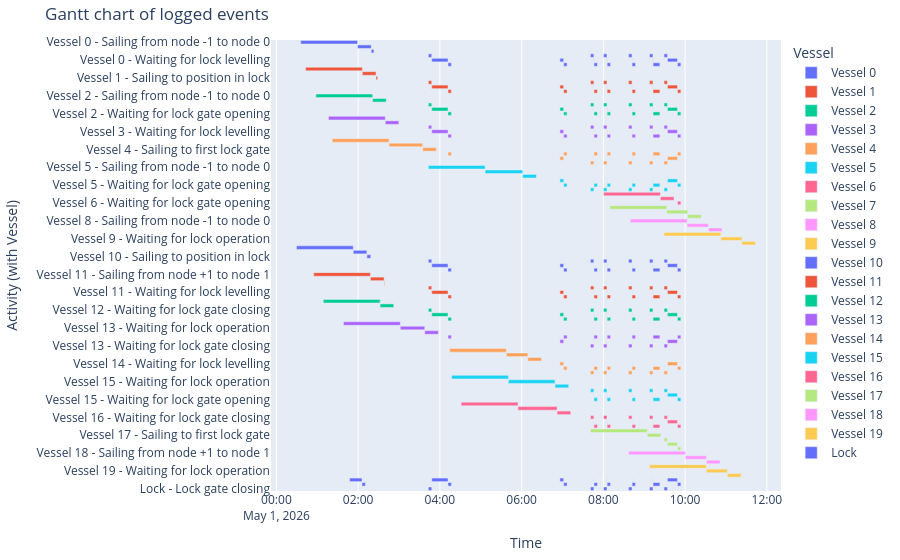

Notebook source saved alongside this figure:
### Markdown cell above
##### Gantt chart of event table
The Gantt chart becomes quite full

### Code cell
df_eventtable = logbook2eventtable([*vessels, lock_chamber])
fig = generate_vessel_gantt_chart(df_eventtable)

### Figure 1 — Plotly figure (JSON) as saved in the notebook; plotly's stock layout.template omitted (floating-point values rounded to 4 significant figures)
{"data": [{"base": ["2026-05-01T00:35:49.000000", "2026-05-01T01:59:09.000000", "2026-05-01T02:19:09.000000", "2026-05-01T03:43:02.000000", "2026-05-01T03:48:02.000000", "2026-05-01T04:11:52.000000", "2026-05-01T06:56:10.000000", "2026-05-01T07:01:40.000000", "2026-05-01T07:41:02.000000", "2026-05-01T07:46:02.000000", "2026-05-01T07:46:12.000000", "2026-05-01T08:00:20.000000", "2026-05-01T08:05:20.000000", "2026-05-01T08:05:30.000000", "2026-05-01T08:36:58.000000", "2026-05-01T08:41:58.000000", "2026-05-01T08:42:08.000000", "2026-05-01T09:07:44.000000", "2026-05-01T09:12:44.000000", "2026-05-01T09:12:54.000000", "2026-05-01T09:29:03.000000", "2026-05-01T09:34:03.000000", "2026-05-01T09:48:43.000000"], "hovertemplate": "object name=Vessel 0<br>start time=%{base}<br>stop time=%{x}<br>activity label=%{y}<extra></extra>", "legendgroup": "Vessel 0", "marker": {"color": "#636efa", "pattern": {"shape": ""}}, "name": "Vessel 0", "orientation": "h", "showlegend": true, "textposition": "auto", "type": "bar", "x": [5000000, 1200000, 243000, 300000, 1430000, 300000, 330000, 300000, 300000, 10000, 300000, 300000, 10000, 300000, 300000, 10000, 300000, 300000, 10000, 600000, 300000, 880000, 300000], "xaxis": "x", "y": ["Vessel 0 - Sailing from node -1 to node 0", "Vessel 0 - Sailing to first lock gate", "Vessel 0 - Sailing to position in lock", "Vessel 0 - Waiting for lock gate closing", "Vessel 0 - Waiting for lock levelling", "Vessel 0 - Waiting for lock gate opening", "Vessel 0 - Waiting for lock levelling", "Vessel 0 - Waiting for lock gate opening", "Vessel 0 - Waiting for lock gate closing", "Vessel 0 - Waiting for lock levelling", "Vessel 0 - Waiting for lock gate opening", "Vessel 0 - Waiting for lock gate closing", "Vessel 0 - Waiting for lock levelling", "Vessel 0 - Waiting for lock gate opening", "Vessel 0 - Waiting for lock gate closing", "Vessel 0 - Waiting for lock levelling", "Vessel 0 - Waiting for lock gate opening", "Vessel 0 - Waiting for lock gate closing", "Vessel 0 - Waiting for lock levelling", "Vessel 0 - Waiting for lock gate opening", "Vessel 0 - Waiting for lock gate closing", "Vessel 0 - Waiting for lock levelling", "Vessel 0 - Waiting for lock gate opening"], "yaxis": "y"}, {"base": ["2026-05-01T00:42:50.000000", "2026-05-01T02:06:10.000000", "2026-05-01T02:26:10.000000", "2026-05-01T03:43:02.000000", "2026-05-01T03:48:02.000000", "2026-05-01T04:11:52.000000", "2026-05-01T06:56:10.000000", "2026-05-01T07:01:40.000000", "2026-05-01T07:41:02.000000", "2026-05-01T07:46:02.000000", "2026-05-01T07:46:12.000000", "2026-05-01T08:00:20.000000", "2026-05-01T08:05:20.000000", "2026-05-01T08:05:30.000000", "2026-05-01T08:36:58.000000", "2026-05-01T08:41:58.000000", "2026-05-01T08:42:08.000000", "2026-05-01T09:07:44.000000", "2026-05-01T09:12:44.000000", "2026-05-01T09:12:54.000000", "2026-05-01T09:29:03.000000", "2026-05-01T09:34:03.000000", "2026-05-01T09:48:43.000000"], "hovertemplate": "object name=Vessel 1<br>start time=%{base}<br>stop time=%{x}<br>activity label=%{y}<extra></extra>", "legendgroup": "Vessel 1", "marker": {"color": "#EF553B", "pattern": {"shape": ""}}, "name": "Vessel 1", "orientation": "h", "showlegend": true, "textposition": "auto", "type": "bar", "x": [5000000, 1200000, 146000, 300000, 1430000, 300000, 330000, 300000, 300000, 10000, 300000, 300000, 10000, 300000, 300000, 10000, 300000, 300000, 10000, 600000, 300000, 880000, 300000], "xaxis": "x", "y": ["Vessel 1 - Sailing from node -1 to node 0", "Vessel 1 - Sailing to first lock gate", "Vessel 1 - Sailing to position in lock", "Vessel 1 - Waiting for lock gate closing", "Vessel 1 - Waiting for lock levelling", "Vessel 1 - Waiting for lock gate opening", "Vessel 1 - Waiting for lock levelling", "Vessel 1 - Waiting for lock gate opening", "Vessel 1 - Waiting for lock gate closing", "Vessel 1 - Waiting for lock levelling", "Vessel 1 - Waiting for lock gate opening", "Vessel 1 - Waiting for lock gate closing", "Vessel 1 - Waiting for lock levelling", "Vessel 1 - Waiting for lock gate opening", "Vessel 1 - Waiting for lock gate closing", "Vessel 1 - Waiting for lock levelling", "Vessel 1 - Waiting for lock gate opening", "Vessel 1 - Waiting for lock gate closing", "Vessel 1 - Waiting for lock levelling", "Vessel 1 - Waiting for lock gate opening", "Vessel 1 - Waiting for lock gate closing", "Vessel 1 - Waiting for lock levelling", "Vessel 1 - Waiting for lock gate opening"], "yaxis": "y"}, {"base": ["2026-05-01T00:57:57.000000", "2026-05-01T02:21:17.000000", "2026-05-01T03:43:02.000000", "2026-05-01T03:48:02.000000", "2026-05-01T04:11:52.000000", "2026-05-01T06:56:10.000000", "2026-05-01T07:01:40.000000", "2026-05-01T07:41:02.000000", "2026-05-01T07:46:02.000000", "2026-05-01T07:46:12.000000", "2026-05-01T08:00:20.000000", "2026-05-01T08:05:20.000000", "2026-05-01T08:05:30.000000", "2026-05-01T08:36:58.000000", "2026-05-01T08:41:58.000000", "2026-05-01T08:42:08.000000", "2026-05-01T09:07:44.000000", "2026-05-01T09:12:44.000000", "2026-05-01T09:12:54.000000", "2026-05-01T09:29:03.000000", "2026-05-01T09:34:03.000000", "2026-05-01T09:48:43.000000"], "hovertemplate": "object name=Vessel 2<br>start time=%{base}<br>stop time=%{x}<br>activity label=%{y}<extra></extra>", "legendgroup": "Vessel 2", "marker": {"color": "#00cc96", "pattern": {"shape": ""}}, "name": "Vessel 2", "orientation": "h", "showlegend": true, "textposition": "auto", "type": "bar", "x": [5000000, 1200000, 300000, 1430000, 300000, 330000, 300000, 300000, 10000, 300000, 300000, 10000, 300000, 300000, 10000, 300000, 300000, 10000, 600000, 300000, 880000, 300000], "xaxis": "x", "y": ["Vessel 2 - Sailing from node -1 to node 0", "Vessel 2 - Sailing to first lock gate", "Vessel 2 - Waiting for lock gate closing", "Vessel 2 - Waiting for lock levelling", "Vessel 2 - Waiting for lock gate opening", "Vessel 2 - Waiting for lock levelling", "Vessel 2 - Waiting for lock gate opening", "Vessel 2 - Waiting for lock gate closing", "Vessel 2 - Waiting for lock levelling", "Vessel 2 - Waiting for lock gate opening", "Vessel 2 - Waiting for lock gate closing", "Vessel 2 - Waiting for lock levelling", "Vessel 2 - Waiting for lock gate opening", "Vessel 2 - Waiting for lock gate closing", "Vessel 2 - Waiting for lock levelling", "Vessel 2 - Waiting for lock gate opening", "Vessel 2 - Waiting for lock gate closing", "Vessel 2 - Waiting for lock levelling", "Vessel 2 - Waiting for lock gate opening", "Vessel 2 - Waiting for lock gate closing", "Vessel 2 - Waiting for lock levelling", "Vessel 2 - Waiting for lock gate opening"], "yaxis": "y"}, {"base": ["2026-05-01T01:16:26.000000", "2026-05-01T02:39:46.000000", "2026-05-01T03:43:02.000000", "2026-05-01T03:48:02.000000", "2026-05-01T04:11:52.000000", "2026-05-01T06:56:10.000000", "2026-05-01T07:01:40.000000", "2026-05-01T07:41:02.000000", "2026-05-01T07:46:02.000000", "2026-05-01T07:46:12.000000", "2026-05-01T08:00:20.000000", "2026-05-01T08:05:20.000000", "2026-05-01T08:05:30.000000", "2026-05-01T08:36:58.000000", "2026-05-01T08:41:58.000000", "2026-05-01T08:42:08.000000", "2026-05-01T09:07:44.000000", "2026-05-01T09:12:44.000000", "2026-05-01T09:12:54.000000", "2026-05-01T09:29:03.000000", "2026-05-01T09:34:03.000000", "2026-05-01T09:48:43.000000"], "hovertemplate": "object name=Vessel 3<br>start time=%{base}<br>stop time=%{x}<br>activity label=%{y}<extra></extra>", "legendgroup": "Vessel 3", "marker": {"color": "#ab63fa", "pattern": {"shape": ""}}, "name": "Vessel 3", "orientation": "h", "showlegend": true, "textposition": "auto", "type": "bar", "x": [5000000, 1200000, 300000, 1430000, 300000, 330000, 300000, 300000, 10000, 300000, 300000, 10000, 300000, 300000, 10000, 300000, 300000, 10000, 600000, 300000, 880000, 300000], "xaxis": "x", "y": ["Vessel 3 - Sailing from node -1 to node 0", "Vessel 3 - Sailing to first lock gate", "Vessel 3 - Waiting for lock gate closing", "Vessel 3 - Waiting for lock levelling", "Vessel 3 - Waiting for lock gate opening", "Vessel 3 - Waiting for lock levelling", "Vessel 3 - Waiting for lock gate opening", "Vessel 3 - Waiting for lock gate closing", "Vessel 3 - Waiting for lock levelling", "Vessel 3 - Waiting for lock gate opening", "Vessel 3 - Waiting for lock gate closing", "Vessel 3 - Waiting for lock levelling", "Vessel 3 - Waiting for lock gate opening", "Vessel 3 - Waiting for lock gate closing", "Vessel 3 - Waiting for lock levelling", "Vessel 3 - Waiting for lock gate opening", "Vessel 3 - Waiting for lock gate closing", "Vessel 3 - Waiting for lock levelling", "Vessel 3 - Waiting for lock gate opening", "Vessel 3 - Waiting for lock gate closing", "Vessel 3 - Waiting for lock levelling", "Vessel 3 - Waiting for lock gate opening"], "yaxis": "y"}, {"base": ["2026-05-01T01:21:56.000000", "2026-05-01T02:45:16.000000", "2026-05-01T03:34:46.000000", "2026-05-01T04:11:52.000000", "2026-05-01T06:56:10.000000", "2026-05-01T07:01:40.000000", "2026-05-01T07:41:02.000000", "2026-05-01T07:46:02.000000", "2026-05-01T07:46:12.000000", "2026-05-01T08:00:20.000000", "2026-05-01T08:05:20.000000", "2026-05-01T08:05:30.000000", "2026-05-01T08:36:58.000000", "2026-05-01T08:41:58.000000", "2026-05-01T08:42:08.000000", "2026-05-01T09:07:44.000000", "2026-05-01T09:12:44.000000", "2026-05-01T09:12:54.000000", "2026-05-01T09:29:03.000000", "2026-05-01T09:34:03.000000", "2026-05-01T09:48:43.000000"], "hovertemplate": "object name=Vessel 4<br>start time=%{base}<br>stop time=%{x}<br>activity label=%{y}<extra></extra>", "legendgroup": "Vessel 4", "marker": {"color": "#FFA15A", "pattern": {"shape": ""}}, "name": "Vessel 4", "orientation": "h", "showlegend": true, "textposition": "auto", "type": "bar", "x": [5000000, 2970000, 1200000, 300000, 330000, 300000, 300000, 10000, 300000, 300000, 10000, 300000, 300000, 10000, 300000, 300000, 10000, 600000, 300000, 880000, 300000], "xaxis": "x", "y": ["Vessel 4 - Sailing from node -1 to node 0", "Vessel 4 - Waiting for lock operation", "Vessel 4 - Sailing to first lock gate", "Vessel 4 - Waiting for lock gate opening", "Vessel 4 - Waiting for lock levelling", "Vessel 4 - Waiting for lock gate opening", "Vessel 4 - Waiting for lock gate closing", "Vessel 4 - Waiting for lock levelling", "Vessel 4 - Waiting for lock gate opening", "Vessel 4 - Waiting for lock gate closing", "Vessel 4 - Waiting for lock levelling", "Vessel 4 - Waiting for lock gate opening", "Vessel 4 - Waiting for lock gate closing", "Vessel 4 - Waiting for lock levelling", "Vessel 4 - Waiting for lock gate opening", "Vessel 4 - Waiting for lock gate closing", "Vessel 4 - Waiting for lock levelling", "Vessel 4 - Waiting for lock gate opening", "Vessel 4 - Waiting for lock gate closing", "Vessel 4 - Waiting for lock levelling", "Vessel 4 - Waiting for lock gate opening"], "yaxis": "y"}, {"base": ["2026-05-01T03:43:02.000000", "2026-05-01T05:06:22.000000", "2026-05-01T06:01:33.000000", "2026-05-01T06:56:10.000000", "2026-05-01T07:01:40.000000", "2026-05-01T07:41:02.000000", "2026-05-01T07:46:02.000000", "2026-05-01T07:46:12.000000", "2026-05-01T08:00:20.000000", "2026-05-01T08:05:20.000000", "2026-05-01T08:05:30.000000", "2026-05-01T08:36:58.000000", "2026-05-01T08:41:58.000000", "2026-05-01T08:42:08.000000", "2026-05-01T09:07:44.000000", "2026-05-01T09:12:44.000000", "2026-05-01T09:12:54.000000", "2026-05-01T09:29:03.000000", "2026-05-01T09:34:03.000000", "2026-05-01T09:48:43.000000"], "hovertemplate": "object name=Vessel 5<br>start time=%{base}<br>stop time=%{x}<br>activity label=%{y}<extra></extra>", "legendgroup": "Vessel 5", "marker": {"color": "#19d3f3", "pattern": {"shape": ""}}, "name": "Vessel 5", "orientation": "h", "showlegend": true, "textposition": "auto", "type": "bar", "x": [5000000, 3311000, 1200000, 330000, 300000, 300000, 10000, 300000, 300000, 10000, 300000, 300000, 10000, 300000, 300000, 10000, 600000, 300000, 880000, 300000], "xaxis": "x", "y": ["Vessel 5 - Sailing from node -1 to node 0", "Vessel 5 - Waiting for lock operation", "Vessel 5 - Sailing to first lock gate", "Vessel 5 - Waiting for lock levelling", "Vessel 5 - Waiting for lock gate opening", "Vessel 5 - Waiting for lock gate closing", "Vessel 5 - Waiting for lock levelling", "Vessel 5 - Waiting for lock gate opening", "Vessel 5 - Waiting for lock gate closing", "Vessel 5 - Waiting for lock levelling", "Vessel 5 - Waiting for lock gate opening", "Vessel 5 - Waiting for lock gate closing", "Vessel 5 - Waiting for lock levelling", "Vessel 5 - Waiting for lock gate opening", "Vessel 5 - Waiting for lock gate closing", "Vessel 5 - Waiting for lock levelling", "Vessel 5 - Waiting for lock gate opening", "Vessel 5 - Waiting for lock gate closing", "Vessel 5 - Waiting for lock levelling", "Vessel 5 - Waiting for lock gate opening"], "yaxis": "y"}, {"base": ["2026-05-01T08:00:20.000000", "2026-05-01T09:23:40.000000", "2026-05-01T09:48:43.000000"], "hovertemplate": "object name=Vessel 6<br>start time=%{base}<br>stop time=%{x}<br>activity label=%{y}<extra></extra>", "legendgroup": "Vessel 6", "marker": {"color": "#FF6692", "pattern": {"shape": ""}}, "name": "Vessel 6", "orientation": "h", "showlegend": true, "textposition": "auto", "type": "bar", "x": [5000000, 1200000, 300000], "xaxis": "x", "y": ["Vessel 6 - Sailing from node -1 to node 0", "Vessel 6 - Sailing to first lock gate", "Vessel 6 - Waiting for lock gate opening"], "yaxis": "y"}, {"base": ["2026-05-01T08:09:37.000000", "2026-05-01T09:32:57.000000", "2026-05-01T10:03:51.000000"], "hovertemplate": "object name=Vessel 7<br>start time=%{base}<br>stop time=%{x}<br>activity label=%{y}<extra></extra>", "legendgroup": "Vessel 7", "marker": {"color": "#B6E880", "pattern": {"shape": ""}}, "name": "Vessel 7", "orientation": "h", "showlegend": true, "textposition": "auto", "type": "bar", "x": [5000000, 1854000, 1200000], "xaxis": "x", "y": ["Vessel 7 - Sailing from node -1 to node 0", "Vessel 7 - Waiting for lock operation", "Vessel 7 - Sailing to first lock gate"], "yaxis": "y"}, {"base": ["2026-05-01T08:39:29.000000", "2026-05-01T10:02:49.000000", "2026-05-01T10:34:11.000000"], "hovertemplate": "object name=Vessel 8<br>start time=%{base}<br>stop time=%{x}<br>activity label=%{y}<extra></extra>", "legendgroup": "Vessel 8", "marker": {"color": "#FF97FF", "pattern": {"shape": ""}}, "name": "Vessel 8", "orientation": "h", "showlegend": true, "textposition": "auto", "type": "bar", "x": [5000000, 1882000, 1200000], "xaxis": "x", "y": ["Vessel 8 - Sailing from node -1 to node 0", "Vessel 8 - Waiting for lock operation", "Vessel 8 - Sailing to first lock gate"], "yaxis": "y"}, {"base": ["2026-05-01T09:29:03.000000", "2026-05-01T10:52:23.000000", "2026-05-01T11:23:17.000000"], "hovertemplate": "object name=Vessel 9<br>start time=%{base}<br>stop time=%{x}<br>activity label=%{y}<extra></extra>", "legendgroup": "Vessel 9", "marker": {"color": "#FECB52", "pattern": {"shape": ""}}, "name": "Vessel 9", "orientation": "h", "showlegend": true, "textposition": "auto", "type": "bar", "x": [5000000, 1854000, 1200000], "xaxis": "x", "y": ["Vessel 9 - Sailing from node -1 to node 0", "Vessel 9 - Waiting for lock operation", "Vessel 9 - Sailing to first lock gate"], "yaxis": "y"}, {"base": ["2026-05-01T00:29:29.000000", "2026-05-01T01:52:49.000000", "2026-05-01T02:12:49.000000", "2026-05-01T03:43:02.000000", "2026-05-01T03:48:02.000000", "2026-05-01T04:11:52.000000", "2026-05-01T06:56:10.000000", "2026-05-01T07:01:40.000000", "2026-05-01T07:41:02.000000", "2026-05-01T07:46:02.000000", "2026-05-01T07:46:12.000000", "2026-05-01T08:00:20.000000", "2026-05-01T08:05:20.000000", "2026-05-01T08:05:30.000000", "2026-05-01T08:36:58.000000", "2026-05-01T08:41:58.000000", "2026-05-01T08:42:08.000000", "2026-05-01T09:07:44.000000", "2026-05-01T09:12:44.000000", "2026-05-01T09:12:54.000000", "2026-05-01T09:29:03.000000", "2026-05-01T09:34:03.000000", "2026-05-01T09:48:43.000000"], "hovertemplate": "object name=Vessel 10<br>start time=%{base}<br>stop time=%{x}<br>activity label=%{y}<extra></extra>", "legendgroup": "Vessel 10", "marker": {"color": "#636efa", "pattern": {"shape": ""}}, "name": "Vessel 10", "orientation": "h", "showlegend": true, "textposition": "auto", "type": "bar", "x": [5000000, 1200000, 340000, 300000, 1430000, 300000, 330000, 300000, 300000, 10000, 300000, 300000, 10000, 300000, 300000, 10000, 300000, 300000, 10000, 600000, 300000, 880000, 300000], "xaxis": "x", "y": ["Vessel 10 - Sailing from node +1 to node 1", "Vessel 10 - Sailing to first lock gate", "Vessel 10 - Sailing to position in lock", "Vessel 10 - Waiting for lock gate closing", "Vessel 10 - Waiting for lock levelling", "Vessel 10 - Waiting for lock gate opening", "Vessel 10 - Waiting for lock levelling", "Vessel 10 - Waiting for lock gate opening", "Vessel 10 - Waiting for lock gate closing", "Vessel 10 - Waiting for lock levelling", "Vessel 10 - Waiting for lock gate opening", "Vessel 10 - Waiting for lock gate closing", "Vessel 10 - Waiting for lock levelling", "Vessel 10 - Waiting for lock gate opening", "Vessel 10 - Waiting for lock gate closing", "Vessel 10 - Waiting for lock levelling", "Vessel 10 - Waiting for lock gate opening", "Vessel 10 - Waiting for lock gate closing", "Vessel 10 - Waiting for lock levelling", "Vessel 10 - Waiting for lock gate opening", "Vessel 10 - Waiting for lock gate closing", "Vessel 10 - Waiting for lock levelling", "Vessel 10 - Waiting for lock gate opening"], "yaxis": "y"}, {"base": ["2026-05-01T00:54:42.000000", "2026-05-01T02:18:02.000000", "2026-05-01T02:38:02.000000", "2026-05-01T03:43:02.000000", "2026-05-01T03:48:02.000000", "2026-05-01T04:11:52.000000", "2026-05-01T06:56:10.000000", "2026-05-01T07:01:40.000000", "2026-05-01T07:41:02.000000", "2026-05-01T07:46:02.000000", "2026-05-01T07:46:12.000000", "2026-05-01T08:00:20.000000", "2026-05-01T08:05:20.000000", "2026-05-01T08:05:30.000000", "2026-05-01T08:36:58.000000", "2026-05-01T08:41:58.000000", "2026-05-01T08:42:08.000000", "2026-05-01T09:07:44.000000", "2026-05-01T09:12:44.000000", "2026-05-01T09:12:54.000000", "2026-05-01T09:29:03.000000", "2026-05-01T09:34:03.000000", "2026-05-01T09:48:43.000000"], "hovertemplate": "object name=Vessel 11<br>start time=%{base}<br>stop time=%{x}<br>activity label=%{y}<extra></extra>", "legendgroup": "Vessel 11", "marker": {"color": "#EF553B", "pattern": {"shape": ""}}, "name": "Vessel 11", "orientation": "h", "showlegend": true, "textposition": "auto", "type": "bar", "x": [5000000, 1200000, 49000, 300000, 1430000, 300000, 330000, 300000, 300000, 10000, 300000, 300000, 10000, 300000, 300000, 10000, 300000, 300000, 10000, 600000, 300000, 880000, 300000], "xaxis": "x", "y": ["Vessel 11 - Sailing from node +1 to node 1", "Vessel 11 - Sailing to first lock gate", "Vessel 11 - Sailing to position in lock", "Vessel 11 - Waiting for lock gate closing", "Vessel 11 - Waiting for lock levelling", "Vessel 11 - Waiting for lock gate opening", "Vessel 11 - Waiting for lock levelling", "Vessel 11 - Waiting for lock gate opening", "Vessel 11 - Waiting for lock gate closing", "Vessel 11 - Waiting for lock levelling", "Vessel 11 - Waiting for lock gate opening", "Vessel 11 - Waiting for lock gate closing", "Vessel 11 - Waiting for lock levelling", "Vessel 11 - Waiting for lock gate opening", "Vessel 11 - Waiting for lock gate closing", "Vessel 11 - Waiting for lock levelling", "Vessel 11 - Waiting for lock gate opening", "Vessel 11 - Waiting for lock gate closing", "Vessel 11 - Waiting for lock levelling", "Vessel 11 - Waiting for lock gate opening", "Vessel 11 - Waiting for lock gate closing", "Vessel 11 - Waiting for lock levelling", "Vessel 11 - Waiting for lock gate opening"], "yaxis": "y"}, {"base": ["2026-05-01T01:08:54.000000", "2026-05-01T02:32:14.000000", "2026-05-01T03:43:02.000000", "2026-05-01T03:48:02.000000", "2026-05-01T04:11:52.000000", "2026-05-01T06:56:10.000000", "2026-05-01T07:01:40.000000", "2026-05-01T07:41:02.000000", "2026-05-01T07:46:02.000000", "2026-05-01T07:46:12.000000", "2026-05-01T08:00:20.000000", "2026-05-01T08:05:20.000000", "2026-05-01T08:05:30.000000", "2026-05-01T08:36:58.000000", "2026-05-01T08:41:58.000000", "2026-05-01T08:42:08.000000", "2026-05-01T09:07:44.000000", "2026-05-01T09:12:44.000000", "2026-05-01T09:12:54.000000", "2026-05-01T09:29:03.000000", "2026-05-01T09:34:03.000000", "2026-05-01T09:48:43.000000"], "hovertemplate": "object name=Vessel 12<br>start time=%{base}<br>stop time=%{x}<br>activity label=%{y}<extra></extra>", "legendgroup": "Vessel 12", "marker": {"color": "#00cc96", "pattern": {"shape": ""}}, "name": "Vessel 12", "orientation": "h", "showlegend": true, "textposition": "auto", "type": "bar", "x": [5000000, 1200000, 300000, 1430000, 300000, 330000, 300000, 300000, 10000, 300000, 300000, 10000, 300000, 300000, 10000, 300000, 300000, 10000, 600000, 300000, 880000, 300000], "xaxis": "x", "y": ["Vessel 12 - Sailing from node +1 to node 1", "Vessel 12 - Sailing to first lock gate", "Vessel 12 - Waiting for lock gate closing", "Vessel 12 - Waiting for lock levelling", "Vessel 12 - Waiting for lock gate opening", "Vessel 12 - Waiting for lock levelling", "Vessel 12 - Waiting for lock gate opening", "Vessel 12 - Waiting for lock gate closing", "Vessel 12 - Waiting for lock levelling", "Vessel 12 - Waiting for lock gate opening", "Vessel 12 - Waiting for lock gate closing", "Vessel 12 - Waiting for lock levelling", "Vessel 12 - Waiting for lock gate opening", "Vessel 12 - Waiting for lock gate closing", "Vessel 12 - Waiting for lock levelling", "Vessel 12 - Waiting for lock gate opening", "Vessel 12 - Waiting for lock gate closing", "Vessel 12 - Waiting for lock levelling", "Vessel 12 - Waiting for lock gate opening", "Vessel 12 - Waiting for lock gate closing", "Vessel 12 - Waiting for lock levelling", "Vessel 12 - Waiting for lock gate opening"], "yaxis": "y"}, {"base": ["2026-05-01T01:38:31.000000", "2026-05-01T03:01:51.000000", "2026-05-01T03:37:46.000000", "2026-05-01T04:11:52.000000", "2026-05-01T06:56:10.000000", "2026-05-01T07:01:40.000000", "2026-05-01T07:41:02.000000", "2026-05-01T07:46:02.000000", "2026-05-01T07:46:12.000000", "2026-05-01T08:00:20.000000", "2026-05-01T08:05:20.000000", "2026-05-01T08:05:30.000000", "2026-05-01T08:36:58.000000", "2026-05-01T08:41:58.000000", "2026-05-01T08:42:08.000000", "2026-05-01T09:07:44.000000", "2026-05-01T09:12:44.000000", "2026-05-01T09:12:54.000000", "2026-05-01T09:29:03.000000", "2026-05-01T09:34:03.000000", "2026-05-01T09:48:43.000000"], "hovertemplate": "object name=Vessel 13<br>start time=%{base}<br>stop time=%{x}<br>activity label=%{y}<extra></extra>", "legendgroup": "Vessel 13", "marker": {"color": "#ab63fa", "pattern": {"shape": ""}}, "name": "Vessel 13", "orientation": "h", "showlegend": true, "textposition": "auto", "type": "bar", "x": [5000000, 2155000, 1200000, 300000, 330000, 300000, 300000, 10000, 300000, 300000, 10000, 300000, 300000, 10000, 300000, 300000, 10000, 600000, 300000, 880000, 300000], "xaxis": "x", "y": ["Vessel 13 - Sailing from node +1 to node 1", "Vessel 13 - Waiting for lock operation", "Vessel 13 - Sailing to first lock gate", "Vessel 13 - Waiting for lock gate opening", "Vessel 13 - Waiting for lock levelling", "Vessel 13 - Waiting for lock gate opening", "Vessel 13 - Waiting for lock gate closing", "Vessel 13 - Waiting for lock levelling", "Vessel 13 - Waiting for lock gate opening", "Vessel 13 - Waiting for lock gate closing", "Vessel 13 - Waiting for lock levelling", "Vessel 13 - Waiting for lock gate opening", "Vessel 13 - Waiting for lock gate closing", "Vessel 13 - Waiting for lock levelling", "Vessel 13 - Waiting for lock gate opening", "Vessel 13 - Waiting for lock gate closing", "Vessel 13 - Waiting for lock levelling", "Vessel 13 - Waiting for lock gate opening", "Vessel 13 - Waiting for lock gate closing", "Vessel 13 - Waiting for lock levelling", "Vessel 13 - Waiting for lock gate opening"], "yaxis": "y"}, {"base": ["2026-05-01T04:14:15.000000", "2026-05-01T05:37:35.000000", "2026-05-01T06:09:08.000000", "2026-05-01T06:56:10.000000", "2026-05-01T07:01:40.000000", "2026-05-01T07:41:02.000000", "2026-05-01T07:46:02.000000", "2026-05-01T07:46:12.000000", "2026-05-01T08:00:20.000000", "2026-05-01T08:05:20.000000", "2026-05-01T08:05:30.000000", "2026-05-01T08:36:58.000000", "2026-05-01T08:41:58.000000", "2026-05-01T08:42:08.000000", "2026-05-01T09:07:44.000000", "2026-05-01T09:12:44.000000", "2026-05-01T09:12:54.000000", "2026-05-01T09:29:03.000000", "2026-05-01T09:34:03.000000", "2026-05-01T09:48:43.000000"], "hovertemplate": "object name=Vessel 14<br>start time=%{base}<br>stop time=%{x}<br>activity label=%{y}<extra></extra>", "legendgroup": "Vessel 14", "marker": {"color": "#FFA15A", "pattern": {"shape": ""}}, "name": "Vessel 14", "orientation": "h", "showlegend": true, "textposition": "auto", "type": "bar", "x": [5000000, 1893000, 1200000, 330000, 300000, 300000, 10000, 300000, 300000, 10000, 300000, 300000, 10000, 300000, 300000, 10000, 600000, 300000, 880000, 300000], "xaxis": "x", "y": ["Vessel 14 - Sailing from node +1 to node 1", "Vessel 14 - Waiting for lock operation", "Vessel 14 - Sailing to first lock gate", "Vessel 14 - Waiting for lock levelling", "Vessel 14 - Waiting for lock gate opening", "Vessel 14 - Waiting for lock gate closing", "Vessel 14 - Waiting for lock levelling", "Vessel 14 - Waiting for lock gate opening", "Vessel 14 - Waiting for lock gate closing", "Vessel 14 - Waiting for lock levelling", "Vessel 14 - Waiting for lock gate opening", "Vessel 14 - Waiting for lock gate closing", "Vessel 14 - Waiting for lock levelling", "Vessel 14 - Waiting for lock gate opening", "Vessel 14 - Waiting for lock gate closing", "Vessel 14 - Waiting for lock levelling", "Vessel 14 - Waiting for lock gate opening", "Vessel 14 - Waiting for lock gate closing", "Vessel 14 - Waiting for lock levelling", "Vessel 14 - Waiting for lock gate opening"], "yaxis": "y"}, {"base": ["2026-05-01T04:17:13.000000", "2026-05-01T05:40:33.000000", "2026-05-01T06:49:02.000000", "2026-05-01T07:41:02.000000", "2026-05-01T07:46:02.000000", "2026-05-01T07:46:12.000000", "2026-05-01T08:00:20.000000", "2026-05-01T08:05:20.000000", "2026-05-01T08:05:30.000000", "2026-05-01T08:36:58.000000", "2026-05-01T08:41:58.000000", "2026-05-01T08:42:08.000000", "2026-05-01T09:07:44.000000", "2026-05-01T09:12:44.000000", "2026-05-01T09:12:54.000000", "2026-05-01T09:29:03.000000", "2026-05-01T09:34:03.000000", "2026-05-01T09:48:43.000000"], "hovertemplate": "object name=Vessel 15<br>start time=%{base}<br>stop time=%{x}<br>activity label=%{y}<extra></extra>", "legendgroup": "Vessel 15", "marker": {"color": "#19d3f3", "pattern": {"shape": ""}}, "name": "Vessel 15", "orientation": "h", "showlegend": true, "textposition": "auto", "type": "bar", "x": [5000000, 4109000, 1200000, 300000, 10000, 300000, 300000, 10000, 300000, 300000, 10000, 300000, 300000, 10000, 600000, 300000, 880000, 300000], "xaxis": "x", "y": ["Vessel 15 - Sailing from node +1 to node 1", "Vessel 15 - Waiting for lock operation", "Vessel 15 - Sailing to first lock gate", "Vessel 15 - Waiting for lock gate closing", "Vessel 15 - Waiting for lock levelling", "Vessel 15 - Waiting for lock gate opening", "Vessel 15 - Waiting for lock gate closing", "Vessel 15 - Waiting for lock levelling", "Vessel 15 - Waiting for lock gate opening", "Vessel 15 - Waiting for lock gate closing", "Vessel 15 - Waiting for lock levelling", "Vessel 15 - Waiting for lock gate opening", "Vessel 15 - Waiting for lock gate closing", "Vessel 15 - Waiting for lock levelling", "Vessel 15 - Waiting for lock gate opening", "Vessel 15 - Waiting for lock gate closing", "Vessel 15 - Waiting for lock levelling", "Vessel 15 - Waiting for lock gate opening"], "yaxis": "y"}, {"base": ["2026-05-01T04:31:12.000000", "2026-05-01T05:54:32.000000", "2026-05-01T06:52:02.000000", "2026-05-01T07:41:02.000000", "2026-05-01T07:46:02.000000", "2026-05-01T07:46:12.000000", "2026-05-01T08:00:20.000000", "2026-05-01T08:05:20.000000", "2026-05-01T08:05:30.000000", "2026-05-01T08:36:58.000000", "2026-05-01T08:41:58.000000", "2026-05-01T08:42:08.000000", "2026-05-01T09:07:44.000000", "2026-05-01T09:12:44.000000", "2026-05-01T09:12:54.000000", "2026-05-01T09:29:03.000000", "2026-05-01T09:34:03.000000", "2026-05-01T09:48:43.000000"], "hovertemplate": "object name=Vessel 16<br>start time=%{base}<br>stop time=%{x}<br>activity label=%{y}<extra></extra>", "legendgroup": "Vessel 16", "marker": {"color": "#FF6692", "pattern": {"shape": ""}}, "name": "Vessel 16", "orientation": "h", "showlegend": true, "textposition": "auto", "type": "bar", "x": [5000000, 3450000, 1200000, 300000, 10000, 300000, 300000, 10000, 300000, 300000, 10000, 300000, 300000, 10000, 600000, 300000, 880000, 300000], "xaxis": "x", "y": ["Vessel 16 - Sailing from node +1 to node 1", "Vessel 16 - Waiting for lock operation", "Vessel 16 - Sailing to first lock gate", "Vessel 16 - Waiting for lock gate closing", "Vessel 16 - Waiting for lock levelling", "Vessel 16 - Waiting for lock gate opening", "Vessel 16 - Waiting for lock gate closing", "Vessel 16 - Waiting for lock levelling", "Vessel 16 - Waiting for lock gate opening", "Vessel 16 - Waiting for lock gate closing", "Vessel 16 - Waiting for lock levelling", "Vessel 16 - Waiting for lock gate opening", "Vessel 16 - Waiting for lock gate closing", "Vessel 16 - Waiting for lock levelling", "Vessel 16 - Waiting for lock gate opening", "Vessel 16 - Waiting for lock gate closing", "Vessel 16 - Waiting for lock levelling", "Vessel 16 - Waiting for lock gate opening"], "yaxis": "y"}, {"base": ["2026-05-01T07:41:02.000000", "2026-05-01T09:04:22.000000", "2026-05-01T09:29:03.000000", "2026-05-01T09:34:03.000000", "2026-05-01T09:48:43.000000"], "hovertemplate": "object name=Vessel 17<br>start time=%{base}<br>stop time=%{x}<br>activity label=%{y}<extra></extra>", "legendgroup": "Vessel 17", "marker": {"color": "#B6E880", "pattern": {"shape": ""}}, "name": "Vessel 17", "orientation": "h", "showlegend": true, "textposition": "auto", "type": "bar", "x": [5000000, 1200000, 300000, 880000, 300000], "xaxis": "x", "y": ["Vessel 17 - Sailing from node +1 to node 1", "Vessel 17 - Sailing to first lock gate", "Vessel 17 - Waiting for lock gate closing", "Vessel 17 - Waiting for lock levelling", "Vessel 17 - Waiting for lock gate opening"], "yaxis": "y"}, {"base": ["2026-05-01T08:36:58.000000", "2026-05-01T10:00:18.000000", "2026-05-01T10:31:11.000000"], "hovertemplate": "object name=Vessel 18<br>start time=%{base}<br>stop time=%{x}<br>activity label=%{y}<extra></extra>", "legendgroup": "Vessel 18", "marker": {"color": "#FF97FF", "pattern": {"shape": ""}}, "name": "Vessel 18", "orientation": "h", "showlegend": true, "textposition": "auto", "type": "bar", "x": [5000000, 1853000, 1200000], "xaxis": "x", "y": ["Vessel 18 - Sailing from node +1 to node 1", "Vessel 18 - Waiting for lock operation", "Vessel 18 - Sailing to first lock gate"], "yaxis": "y"}, {"base": ["2026-05-01T09:07:44.000000", "2026-05-01T10:31:04.000000", "2026-05-01T11:01:57.000000"], "hovertemplate": "object name=Vessel 19<br>start time=%{base}<br>stop time=%{x}<br>activity label=%{y}<extra></extra>", "legendgroup": "Vessel 19", "marker": {"color": "#FECB52", "pattern": {"shape": ""}}, "name": "Vessel 19", "orientation": "h", "showlegend": true, "textposition": "auto", "type": "bar", "x": [5000000, 1853000, 1200000], "xaxis": "x", "y": ["Vessel 19 - Sailing from node +1 to node 1", "Vessel 19 - Waiting for lock operation", "Vessel 19 - Sailing to first lock gate"], "yaxis": "y"}, {"base": ["2026-05-01T01:47:29.000000", "2026-05-01T02:05:39.000000", "2026-05-01T03:43:02.000000", "2026-05-01T03:48:02.000000", "2026-05-01T04:11:52.000000", "2026-05-01T06:56:10.000000", "2026-05-01T07:01:40.000000", "2026-05-01T07:41:02.000000", "2026-05-01T07:46:02.000000", "2026-05-01T07:46:12.000000", "2026-05-01T08:00:20.000000", "2026-05-01T08:05:20.000000", "2026-05-01T08:05:30.000000", "2026-05-01T08:36:58.000000", "2026-05-01T08:41:58.000000", "2026-05-01T08:42:08.000000", "2026-05-01T09:07:44.000000", "2026-05-01T09:12:44.000000", "2026-05-01T09:12:54.000000", "2026-05-01T09:29:03.000000", "2026-05-01T09:34:03.000000", "2026-05-01T09:48:43.000000"], "hovertemplate": "object name=Lock<br>start time=%{base}<br>stop time=%{x}<br>activity label=%{y}<extra></extra>", "legendgroup": "Lock", "marker": {"color": "#636efa", "pattern": {"shape": ""}}, "name": "Lock", "orientation": "h", "showlegend": true, "textposition": "auto", "type": "bar", "x": [1090000, 300000, 300000, 1430000, 300000, 330000, 300000, 300000, 10000, 300000, 300000, 10000, 300000, 300000, 10000, 300000, 300000, 10000, 600000, 300000, 880000, 300000], "xaxis": "x", "y": ["Lock - Lock levelling", "Lock - Lock gate opening", "Lock - Lock gate closing", "Lock - Lock levelling", "Lock - Lock gate opening", "Lock - Lock levelling", "Lock - Lock gate opening", "Lock - Lock gate closing", "Lock - Lock levelling", "Lock - Lock gate opening", "Lock - Lock gate closing", "Lock - Lock levelling", "Lock - Lock gate opening", "Lock - Lock gate closing", "Lock - Lock levelling", "Lock - Lock gate opening", "Lock - Lock gate closing", "Lock - Lock levelling", "Lock - Lock gate opening", "Lock - Lock gate closing", "Lock - Lock levelling", "Lock - Lock gate opening"], "yaxis": "y"}], "layout": {"barmode": "overlay", "legend": {"title": {"text": "Vessel"}, "tracegroupgap": 0}, "margin": {"b": 20, "l": 20, "r": 20, "t": 40}, "title": {"text": "Gantt chart of logged events"}, "xaxis": {"anchor": "y", "domain": [0, 1], "title": {"text": "Time"}, "type": "date"}, "yaxis": {"anchor": "x", "autorange": "reversed", "domain": [0, 1], "title": {"text": "Activity (with Vessel)"}}}}
